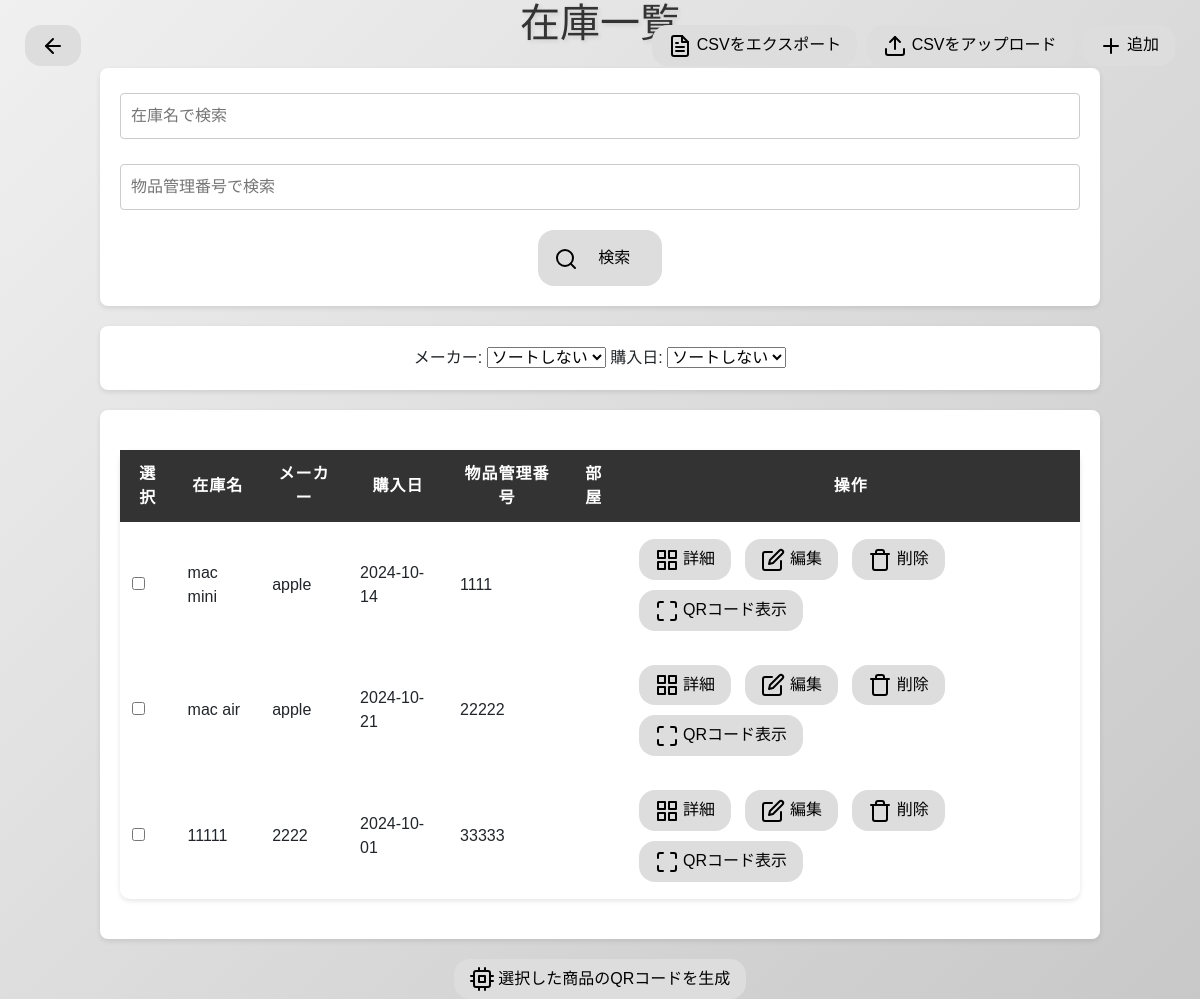
Before: /inventory with the older database file.
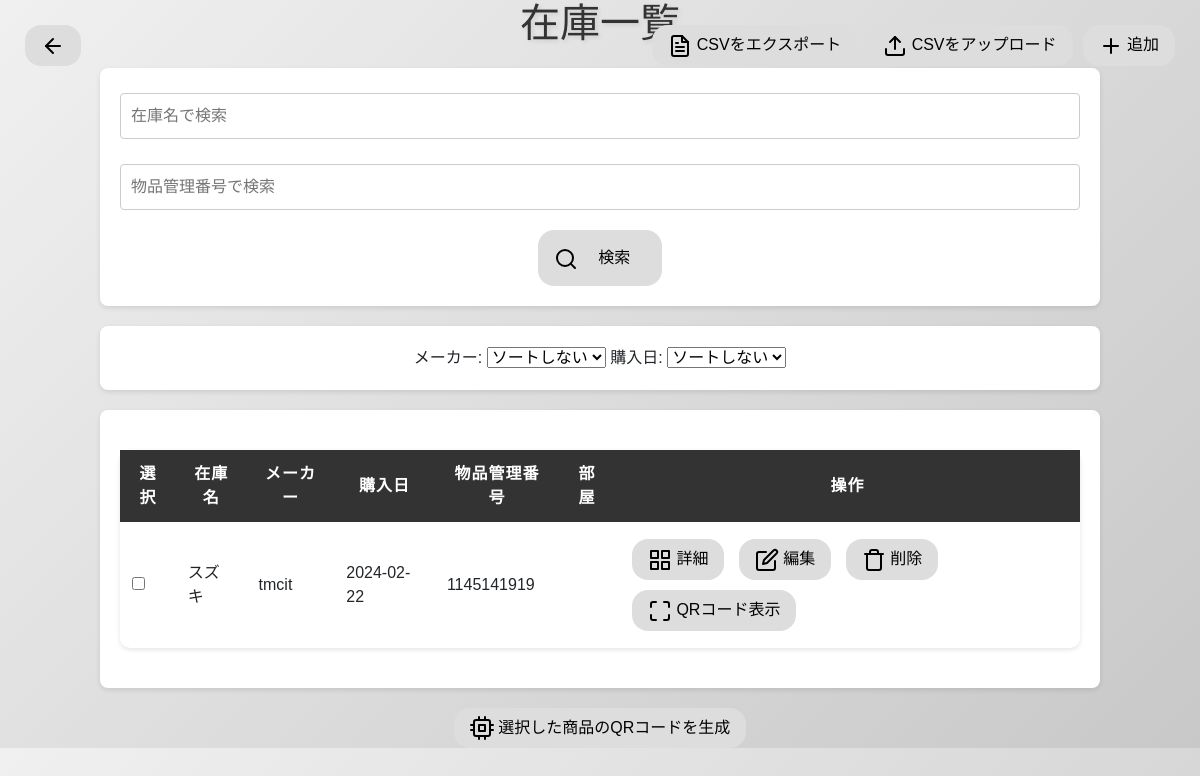
After: the same page with the newer database file.
### tables this page shows
CREATE TABLE inventory (
            id INTEGER PRIMARY KEY AUTOINCREMENT,
            product_name TEXT NOT NULL,
            manufacturer TEXT NOT NULL,
            purchase_date TEXT NOT NULL,
            item_number TEXT,  -- 物品管理番号
            description TEXT   -- 説明
        );

### app.py (the view)
@app.route('/inventory')
def inventory():
    conn = get_db_connection()
    search_query = request.args.get('search')
    item_number = request.args.get('item_number')
    sort = request.args.get('sort')
    query = 'SELECT * FROM inventory WHERE 1=1'
    params = []
    if search_query:
        query += ' AND product_name LIKE ?'
        params.append(f'%{search_query}%')
    if item_number:
        query += ' AND item_number = ?'
        params.append(item_number)
    if sort == 'manufacturer':
        query += ' ORDER BY manufacturer'
    elif sort == 'purchase_date_asc':  # 購入日昇順
        query += ' ORDER BY purchase_date ASC'
    elif sort == 'purchase_date_desc':  # 購入日降順
        query += ' ORDER BY purchase_date DESC'
    products = conn.execute(query, params).fetchall()
    conn.close()
    return render_template('inventory.html', products=products)

### app.py (called while the page is built)
def get_db_connection():
    conn = sqlite3.connect('inventory.db')
    conn.row_factory = sqlite3.Row
    return conn

### templates/inventory.html (shortened to what this page needs)
<!DOCTYPE html>
<html lang="ja">
<head>
    <link rel="stylesheet" href="../static/styles.css" type="text/css">
    <link href="https://cdnjs.cloudflare.com/ajax/libs/font-awesome/6.0.0/css/all.min.css" rel="stylesheet">
    <link href="https://cdn.jsdelivr.net/npm/bootstrap@5.0.2/dist/css/bootstrap.min.css" rel="stylesheet"
 />
</head>
</head>
<body>
    <div class="position-button-menu">
        <a href="{{ url_for('export_csv') }}" class="button">
            <i data-feather="file-text"></i>
            CSVをエクスポート
        </a>
        <a href="{{ url_for('upload_csv') }}" class="button">
            <i data-feather="upload"></i>
            CSVをアップロード
        </a>
        <a href="{{ url_for('show_add_product') }}" class="button">
            <i data-feather="plus"></i>
            追加
        </a>
    </div>
    <div class="position-button-back">
        <a href="{{ url_for('index') }}" class="button">
            <i data-feather="arrow-left"></i>
        </a>
    </div>
    <h1>在庫一覧</h1>
    <div>
        <form method="GET" action="{{ url_for('inventory') }}">
            <div>
                <input type="text" name="search" placeholder="在庫名で検索" value="{{ request.args.get('search', '') }}">
                <input type="text" name="item_number" placeholder="物品管理番号で検索" value="{{ request.args.get('item_number', '') }}">
            </div>
            <div class="button">
                <i data-feather="search"></i>
                <input type="submit" class="button" value="検索">
            </div>
        </form>
    </div>
    <form method="GET" action="{{ url_for('inventory') }}">
        <label for="sort_manufacturer">メーカー:</label>
        <select id="sort_manufacturer" name="sort" onchange="this.form.submit()">
            <option value="">ソートしない</option>
        </select>
        <label for="sort_date">購入日:</label>
        <select id="sort_date" name="sort_date" onchange="this.form.submit()">
            <option value="">ソートしない</option>
        </select>
    </form>
    <form method="POST" action="{{ url_for('generate_selected_qrs') }}">
        <div class="pc-table">
            <table>
                <head>
                    <tr>
                        <th>選択</th>
                        <th>在庫名</th>
                        <th>メーカー</th>
                        <th>購入日</th>
                        <th>物品管理番号</th>
                        <th>部屋</th>
                        <th>操作</th>
                    </tr>
                </head>
                <body>
                    {% for product in products %}
                    <tr>
                        <td>
                            <input type="checkbox" name="selected_products" value="{{ product.id }}">
                        </td>
                        <td>{{ product.product_name }}</td>
                        <td>{{ product.manufacturer }}</td>
                        <td>{{ product.purchase_date }}</td>
                        <td>{{ product.item_number }}</td>
                        <td>{{ product.room_id }}{{ product.room_name }}</td>
                        <td>
                            <a href="{{ url_for('product_detail', product_id=product.id) }}" class="button">
                                <i data-feather="grid"></i>
                                詳細
                            </a>
                            <a href="{{ url_for('edit_product', product_id=product.id) }}" class="button">
                                <i data-feather="edit"></i>
                                編集
                            </a>
                            <a href="{{ url_for('delete_product', product_id=product.id) }}" class="button">
                                <i data-feather="trash"></i>
                                削除
                            </a>
                            <a href="{{ url_for('generate_qr', product_id=product.id) }}" class="button">
                                <i data-feather="maximize"></i>
                                QRコード表示
                            </a>
                        </td>
                    </tr>
                    {% endfor %}
                </body>
            </table>
        </div>
        <button type="submit" class="button">
            <i data-feather="cpu"></i>
            選択した商品のQRコードを生成
        </button>
    </form>
</body>
</html>

### static/styles.css (style rules this page uses)
body { font-family: 'Sacramento', cursive; margin: 0; padding: 0; background-color: #f4f4f4; background: linear-gradient(135deg, #f0f0f0, #c8c8c8); }
.button { border-radius: 16px; color : #000; background-color: #ddd; text-decoration: none; padding: 8px 16px; text-align: center; display: inline-block; font-size: 16px; border: none; cursor: pointer; }
.pc-table { display: block; }
.position-button-menu { display: flex; justify-content: flex-end; position: absolute; top: 20px; right: 20px; }
.position-button-back { display: flex; justify-content: flex-end; position: absolute; top: 20px; left: 20px; }
h1, h2 { text-align: center; color: #333; margin-bottom: 20px; text-shadow: 2px 2px 4px rgba(0, 0, 0, 0.1); }
h1 { font-size: 400%; font-family: 'Hachi Maru Pop', sans-serif; }
a { text-decoration: none; color: #333; position: relative; display: inline-block; padding: 10px 15px; margin: 5px; transition: all 0.3s ease; background-color: transparent; }
a::after { content: ''; position: absolute; width: 0%; height: 2px; bottom: 0; left: 0; background-color: #ab1717; transform-origin: left; transition: width 0.3s ease; }
table { width: 100%; margin: 20px auto; border-collapse: collapse; background-color: white; box-shadow: 0 2px 5px rgba(0, 0, 0, 0.1); border-radius: 10px; }
th, td { padding: 12px; text-align: left; border-bottom: 1px solid #ddd; }
th { background-color: #333; color: white; text-transform: uppercase; letter-spacing: 1px; }
form { max-width: 1000px; margin: 20px auto; padding: 20px; background-color: white; box-shadow: 0 2px 5px rgba(0, 0, 0, 0.1); border-radius: 8px; }
input[type="text"], input[type="date"] { width: 100%; padding: 10px; margin: 5px 0 20px 0; border: 1px solid #ccc; border-radius: 4px; }

### templates/inventory.html (style rules this page uses)
body { text-align: center; font-family: Arial, sans-serif; }

Changed rows visible on the page:
removed inventory: product_name "mac air", manufacturer "apple", purchase_date "2024-10-21", item_number "22222"
removed inventory: product_name "11111", manufacturer "2222", purchase_date "2024-10-01", item_number "33333"
changed inventory: product_name "mac mini" → "スズキ"; manufacturer "apple" → "tmcit"; purchase_date "2024-10-14" → "2024-02-22"; item_number "1111" → "1145141919"
